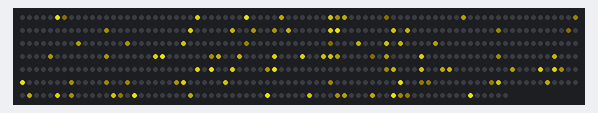
The sketch below on a simulated Arduino Uno, built with avr-gcc and run on an emulated ATmega328P. Parts: 550 RGB LEDs in strip order, left to right, continuing on the next row. Dim RGB values are drawn brighter than linear; random numbers use the default seed unless the sketch sets one.

Above: at 3.49 s.
At 8.23 s:
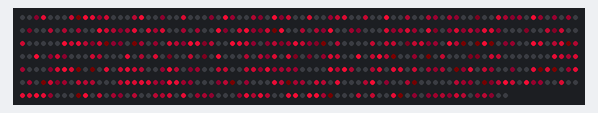
At 12.33 s:
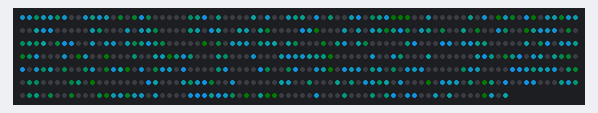
At 21.49 s:
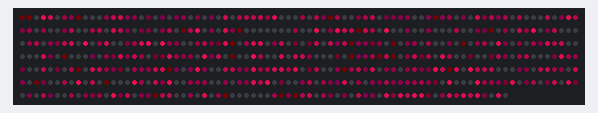
At 30.64 s:
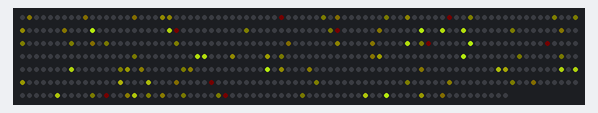
At 39.8 s:
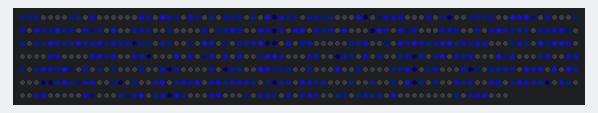

The sketch:

confetti.ino
```cpp
/* Confetti

  By: Mark Kriegsman

  Modified By: Andrew Tuline

  Date: July 2015

  Confetti flashes colours within a limited hue. It's been modified from Mark's original to support a few variables. It's a simple, but great looking routine.

*/


#include "FastLED.h"                                          // FastLED library. Preferably the latest copy of FastLED 2.1.

#if FASTLED_VERSION < 3001000
#error "Requires FastLED 3.1 or later; check github for latest code."
#endif

// Fixed definitions cannot change on the fly.
#define LED_DT 7                                             // Data pin to connect to the strip.
//#define LED_CK 11                                             // Clock pin for the strip.
#define COLOR_ORDER GRB                                       // Are they RGB, GRB or what??
#define LED_TYPE WS2812B                                       // Don't forget to change LEDS.addLeds
#define NUM_LEDS 550                                           // Number of LED's.

// Initialize changeable global variables.
uint8_t max_bright = 255;                                      // Overall brightness definition. It can be changed on the fly.

struct CRGB leds[NUM_LEDS];                                   // Initialize our LED array.

unsigned long previousMillis;                                 // Store last time the strip was updated.

// Define variables used by the sequences.
uint8_t  thisfade = 50;                                        // How quickly does it fade? Lower = slower fade rate.
int       thishue = 50;                                       // Starting hue.
uint8_t   thisinc = 1;                                        // Incremental value for rotating hues
uint8_t   thissat = 200;                                      // The saturation, where 255 = brilliant colours.
uint8_t   thisbri = 255;                                      // Brightness of a sequence. Remember, max_bright is the overall limiter.
int       huediff = 256;                                      // Range of random #'s to use for hue
uint8_t thisdelay = 1;                                        // We don't need much delay (if any)

void setup() {
  delay(3000);                                                // Power-up safety delay or something like that.
  Serial.begin(57600);

  LEDS.addLeds<LED_TYPE, LED_DT, COLOR_ORDER>(leds, NUM_LEDS);    // Use this for WS2812B
  //  LEDS.addLeds<LED_TYPE, LED_DT, LED_CK, COLOR_ORDER>(leds, NUM_LEDS);  // Use this for WS2801 or APA102

  FastLED.setBrightness(max_bright);
  set_max_power_in_volts_and_milliamps(5, 6000);               // FastLED power management set at 5V, 500mA.
}


void loop () {


  EVERY_N_MILLISECONDS(1000) {                           // FastLED based non-blocking delay to update/display the sequence.
    ChangeMe();                                                 // Check the demo loop for changes to the variables.
    //    confetti();
  }

  confetti();

//  EVERY_N_MILLISECONDS(2000) {
//    flash();
//  }
  show_at_max_brightness_for_power();
}

void flash() {
  int flashes = 4;
  int ledstart = random16(NUM_LEDS);           // Determine starting location of flash
  int ledlen = random8(NUM_LEDS - ledstart);  // Determine length of flash (not to go beyond NUM_LEDS-1)
  fill_solid(leds, NUM_LEDS, CHSV(255, 0, 200));
  FastLED.show();
  fadeToBlackBy(leds, NUM_LEDS, 500);
  FastLED.show();
}

int numberOfSparkles = 1;
int increasing = true;

void confetti() {                                             // random colored speckles that blink in and fade smoothly
  fadeToBlackBy(leds, NUM_LEDS, thisfade);                    // Low values = slower fade.

  //  int pos = random16(NUM_LEDS);                               // Pick an LED at random.
  //  leds[pos] += CHSV((thishue + random16(huediff)) / 4 , thissat, thisbri); // I use 12 bits for hue so that the hue increment isn't too quick.

  if (numberOfSparkles < 40 && increasing) {
    numberOfSparkles += 1;
  } else if (numberOfSparkles > 0) {
    numberOfSparkles -= 1;
    increasing = false;
  } else {
    increasing = true;
    numberOfSparkles += 1;
  }

//  if (numberOfSparkles == 0) {
//    flash();
//  }

  int pos;
  for (int i = 0; i < numberOfSparkles; i++) {
    pos = random16(NUM_LEDS);                               // Pick an LED at random.
    //    leds[pos] += CHSV((thishue + random16(huediff)) / 4 , thissat, thisbri); // I use 12 bits for hue so that the hue increment isn't too quick.
    leds[pos] = CHSV(thishue, thissat, thisbri);
  }


  thishue = thishue + thisinc;                                // It increments here.
}


void ChangeMe() {                                             // A time (rather than loop) based demo sequencer. This gives us full control over the length of each sequence.
  //  uint8_t secondHand = (millis() / 1000) % 15;                // IMPORTANT!!! Change '15' to a different value to change duration of the loop.
  //  static uint8_t lastSecond = 99;                             // Static variable, means it's only defined once. This is our 'debounce' variable.
  //  if (lastSecond != secondHand) {                             // Debounce to make sure we're not repeating an assignment.
  //    lastSecond = secondHand;
  //    switch(secondHand) {
  //      case  0: thisinc=1; thishue=192; thissat=255; thisfade=2; huediff=256; break;  // You can change values here, one at a time , or altogether.
  //      case  5: thisinc=2; thishue=128; thisfade=8; huediff=64; break;
  //      case 10: thisinc=1; thishue=random16(255); thisfade=1; huediff=16; break;      // Only gets called once, and not continuously for the next several seconds. Therefore, no rainbows.
  //      case 15: break;                                                                // Here's the matching 15 for the other one.
  //    }
  //  }
}
```
